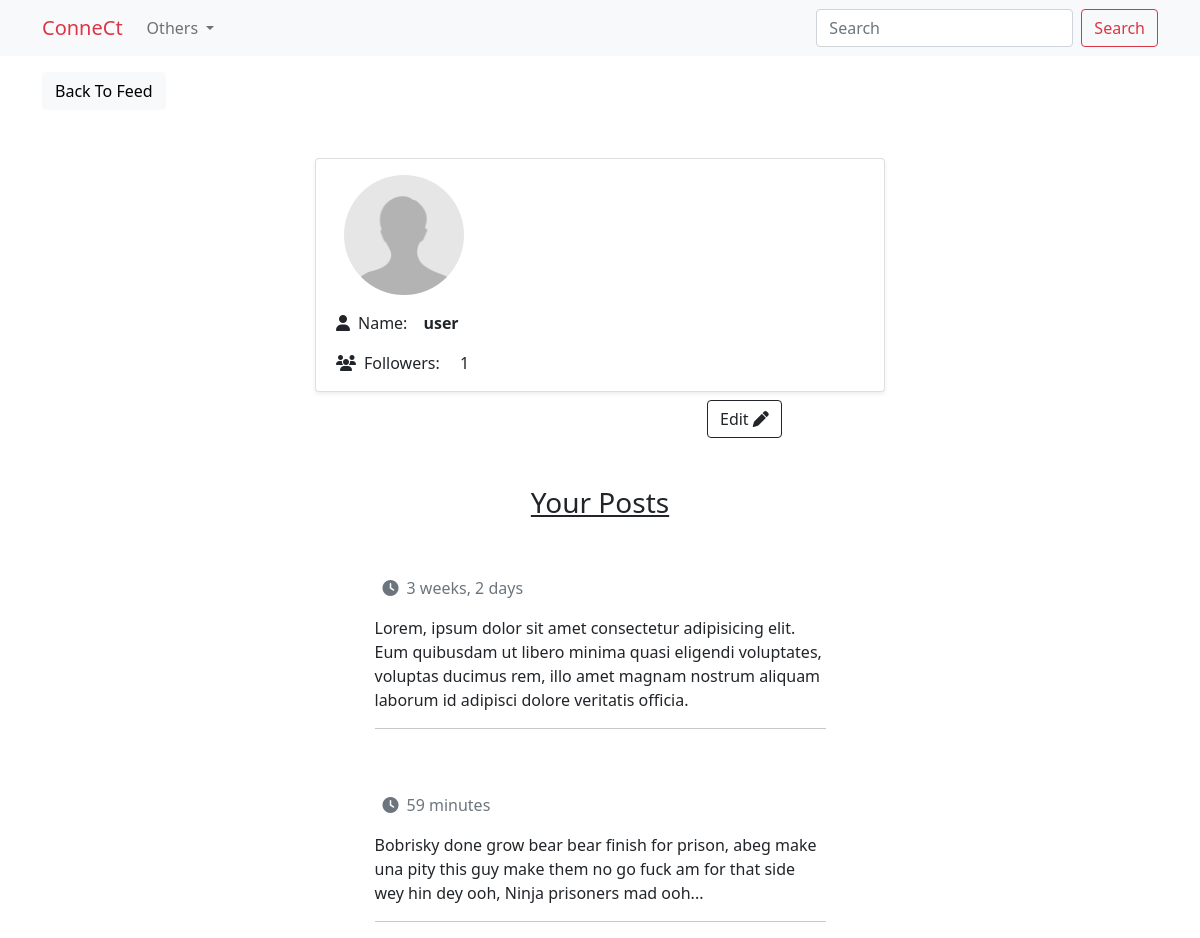
The page /userprofile/1 (signed in) on the database its author committed.
### user/models.py (models this page shows, shortened)
class UserProfile(models.Model):
    user = models.OneToOneField(User, primary_key=True, on_delete=models.CASCADE)
    name = models.CharField(max_length=200, null=True, blank=True)
    location = models.CharField(max_length=200, null=True, blank=True)
    bio = models.TextField(null=True, blank=True)
    birth_date = models.DateField(null=True, blank=True)
    image = models.ImageField(upload_to='uploads/profile', default='uploads/profile/default.jpg', blank=True)
    followers = models.ManyToManyField(User, blank=True, related_name='followers')

### social/models.py (models this page shows, shortened)
class Post(models.Model):
    body = models.TextField()
    created_on = models.DateTimeField(auto_now_add=True)
    author = models.ForeignKey(User, on_delete=models.CASCADE)
    likes = models.ManyToManyField(User, related_name='likes',  blank=True)
    dislikes = models.ManyToManyField(User, related_name='dislikes', blank=True)

### user/views.py (the view)
# urls.py: path('userprofile/<int:pk>', UserProfile.as_view(), name='Profile'),
class UserProfile(View, LoginRequiredMixin):
    profile = UserProfile.objects.all()
    def get(self, request, pk, *args, **kwargs):
        profile = self.profile.get(pk=pk)
        user = profile.user
        posts = Post.objects.filter(author=user)
        followers= profile.followers.count()
        context = {'profile':profile, 'posts':posts, 'followers':followers}
        return render(request, 'user/profile.html', context)

### templates/user/profile.html (shortened to what this page needs)
{% extends 'base.html' %}
{% block content %}
<div class="container">
    <div class="row mt-3">
        <div class="col-md-3">
            <a href="{% url 'Home' %}" class="btn btn-light">Back To Feed</a>
        </div>
    </div>
    <div class="row mt-5 justify-content-center">
        <div class="col-md-6 card shadow-sm">
            <img src="{{profile.image.url}}" class="rounded-circle mt-3 m-3" width="120" height="120">
            {% if profile.name %}
            <p class=""><i class="fa fa-pencil mx-2"></i>Name:<span class="ms-3">{{profile.name}}</span></p>
            {% else %}
            <p class=""><i class="fa fa-user mx-2"></i>Name:<strong class="ms-3">{{profile.user.username}}</strong></p>
            {% endif %}
            <p><i class="fa fa-users mx-2"></i>Followers: <span class="ms-3">{{followers}}</span></p>
        </div>
    </div>
    <div class="row mt-2 justify-content-end">
        <div class="col-md-5 d-flex gap-2">
            {% if profile.user == request.user %}
            <a href="{% url 'ProfileEdit' profile.pk %}" class="btn btn-outline-dark" style="text-decoration: none;">Edit <i class="fa fa-pen"></i></a>
            {% else %}
            <a href="{% url 'FollowUser' profile.pk %}" class="btn btn-outline-danger" style="text-decoration: none;">follow</a>
            <a href="{% url 'UnfollowUser' profile.pk %}" class="btn btn-outline-danger" style="text-decoration: none;">unfollow</a>
            {% endif %}
        </div>
    </div>
    <div class="row mt-5 justify-content-center">
        <div class="col-md-6 text-center">
            <h3 class="text-decoration-underline">Your Posts</h3>
        </div>
    </div>
    {% for post in posts %}
    <div class="row  mt-5 justify-content-center">
        <div class="col-md-5 position-relative">
            <p class="text-muted"><i class="fa-solid fa-clock px-2"></i>{{post.created_on|timesince}}</p>
            <p>{{post.body}}</p>
            <hr>
        </div>
    </div>
    {% endfor %}
</div>
{% endblock %}

### rows shown on the page
UserProfile: image (placeholder picture), user.username "user"
Post: created_on "3 weeks, 2 days", body "Lorem, ipsum dolor sit amet consectetur adipisicing elit. Eum quibusdam ut libero minima quasi eligendi voluptates, voluptas ducimus rem, illo amet magnam nostrum aliquam laborum id adipisci dolore veritatis officia."
Post: created_on "59 minutes", body "Bobrisky done grow bear bear finish for prison, abeg make una pity this guy make them no go fuck am for that side wey hin dey ooh, Ninja prisoners mad ooh..."

### other values the page prints
{{ followers }} "1"
